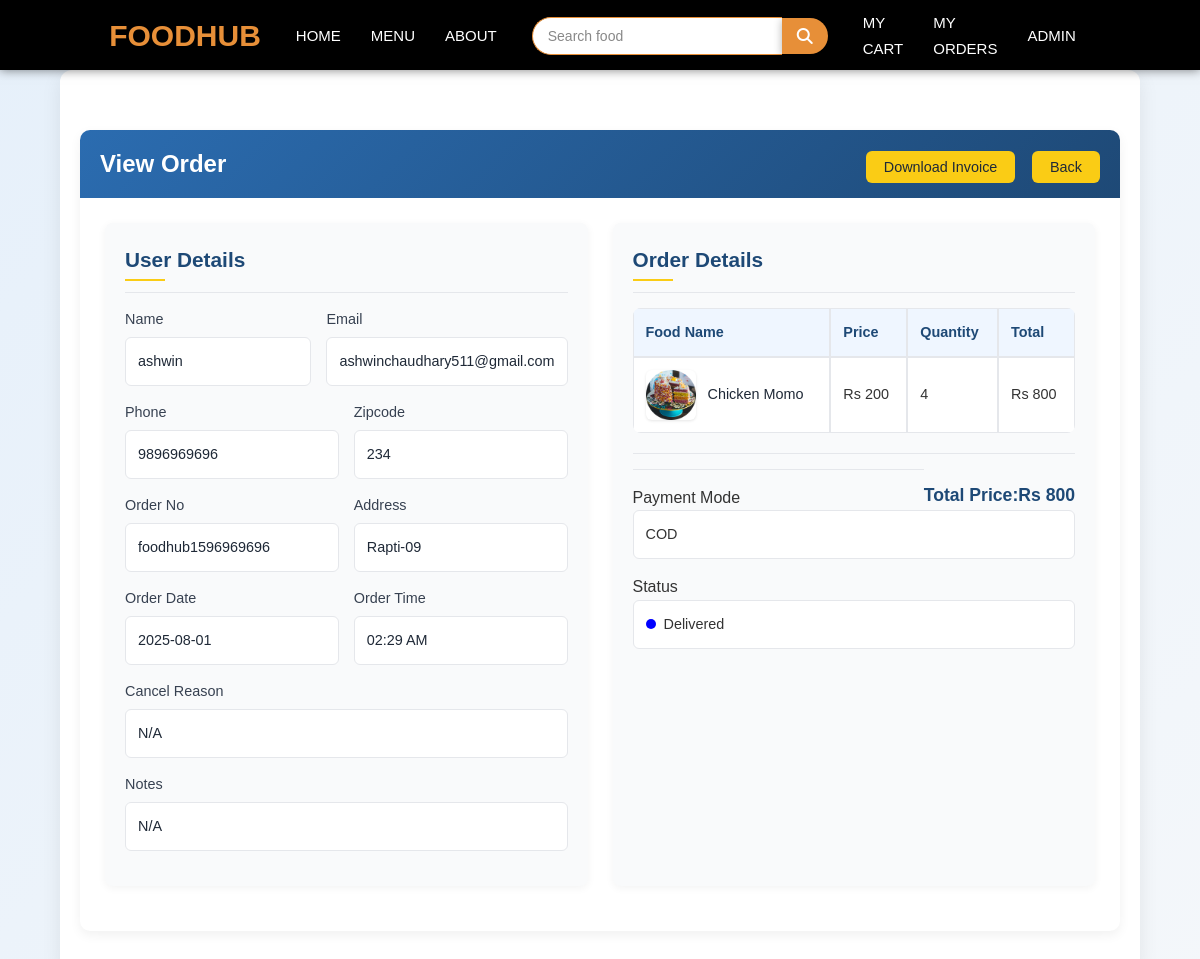
The app's page /view_order.php?o=foodhub1596969696 (signed in) with its own data.
### tables this page shows
CREATE TABLE `orders` (
  `id` int(11) NOT NULL,
  `order_no` varchar(200) NOT NULL,
  `customer_id` int(11) NOT NULL,
  `name` varchar(200) NOT NULL,
  `email` varchar(200) NOT NULL,
  `phone` varchar(200) NOT NULL,
  `zipcode` varchar(200) NOT NULL,
  `address` varchar(200) NOT NULL,
  `total_price` int(11) NOT NULL,
  `payment_mode` varchar(200) NOT NULL,
  `notes` mediumtext NOT NULL,
  `cancel_reason` mediumtext NOT NULL,
  `status` int(11) NOT NULL DEFAULT 0,
  `created_at` timestamp NOT NULL DEFAULT current_timestamp() ON UPDATE current_timestamp()
);

CREATE TABLE `order_items` (
  `id` int(11) NOT NULL,
  `order_id` int(11) NOT NULL,
  `food_items_id` int(11) NOT NULL,
  `quantity` int(11) NOT NULL,
  `price` int(11) NOT NULL,
  `created_at` timestamp NOT NULL DEFAULT current_timestamp() ON UPDATE current_timestamp()
);

CREATE TABLE `food_items` (
  `id` int(11) NOT NULL,
  `menu_id` int(11) NOT NULL,
  `name` varchar(200) NOT NULL,
  `slug` varchar(200) NOT NULL,
  `description` mediumtext NOT NULL,
  `image` varchar(200) NOT NULL,
  `quantity` int(11) NOT NULL,
  `price` int(11) NOT NULL,
  `status` tinyint(4) NOT NULL,
  `trending` tinyint(4) NOT NULL,
  `created_at` timestamp NOT NULL DEFAULT current_timestamp() ON UPDATE current_timestamp()
);

### functions/userfunctions.php (called while the page is built, shortened)
<?php
include('config/dbcon.php');
function checkOrderNoValid($orderNo)
{
    global $con;
    $customer_id = $_SESSION['auth_user']['user_id'];
    $query = "SELECT * FROM orders WHERE order_no='$orderNo' AND customer_id='$customer_id' ";
    return mysqli_query($con, $query);
}
?>

### view_order.php (the view, shortened to what this page needs)
<?php
include('functions/userfunctions.php');
include('includes/header.php');
if (isset($_GET['o'])) {
    $order_no = mysqli_real_escape_string($con, $_GET['o']);
    $orderData = checkOrderNoValid($order_no);
} else {
    echo '<div style="background: #f8d7da; color: #721c24; padding: 15px; border-radius: 5px;">Order number not provided.</div>';
    die();
}
$data = mysqli_fetch_array($orderData);
$statusMap = [
    0 => ['class' => 'under-process', 'text' => 'Under Process'],
    1 => ['class' => 'out-for-delivery', 'text' => 'Out for Delivery'],
    2 => ['class' => 'delivered', 'text' => 'Delivered'],
    3 => ['class' => 'cancelled', 'text' => 'Cancelled'],
];
$statusClass = isset($data['status']) && array_key_exists($data['status'], $statusMap)
    ? $statusMap[$data['status']]['class']
    : 'cancelled';
$statusText = isset($data['status']) && array_key_exists($data['status'], $statusMap)
    ? $statusMap[$data['status']]['text']
    : 'Unknown';
try {
    $dateTime = new DateTime($data['created_at'], new DateTimeZone('Asia/Kathmandu'));
    $order_date = $dateTime->format('Y-m-d');
    $order_time = $dateTime->format('h:i A');
} catch (Exception $e) {
    $order_date = htmlspecialchars($data['created_at']);
    $order_time = 'N/A';
}
?>
<div class="section">
    <div class="container">
        <div class="order-container">
            <div class="order-section">
                <div class="order-header">
                    <span>View Order</span>
                    <div>
                        <a href="generate_invoice.php?o=<?= htmlspecialchars($order_no); ?>" class="invoice-button" target="_blank">Download Invoice</a>
                        <a href="my_orders.php" class="back-button" aria-label="Back to My Orders">Back</a>
                    </div>
                </div>
                <div class="order-body">
                    <div class="user-details">
                        <h4>User Details</h4>
                        <hr>
                        <div class="detail-row">
                            <div class="detail-item">
                                <label>Name</label>
                                <div class="detail-box"><?= htmlspecialchars($data['name']); ?></div>
                            </div>
                            <div class="detail-item">
                                <label>Email</label>
                                <div class="detail-box"><?= htmlspecialchars($data['email']); ?></div>
                            </div>
                        </div>
                        <div class="detail-row">
                            <div class="detail-item">
                                <label>Phone</label>
                                <div class="detail-box"><?= htmlspecialchars($data['phone']); ?></div>
                            </div>
                            <div class="detail-item">
                                <label>Zipcode</label>
                                <div class="detail-box"><?= htmlspecialchars($data['zipcode']); ?></div>
                            </div>
                        </div>
                        <div class="detail-row">
                            <div class="detail-item">
                                <label>Order No</label>
                                <div class="detail-box"><?= htmlspecialchars($data['order_no']); ?></div>
                            </div>
                            <div class="detail-item">
                                <label>Address</label>
                                <div class="detail-box"><?= htmlspecialchars($data['address']); ?></div>
                            </div>
                        </div>
                        <div class="detail-row">
                            <div class="detail-item">
                                <label>Order Date</label>
                                <div class="detail-box"><?= htmlspecialchars($order_date); ?></div>
                            </div>
                            <div class="detail-item">
                                <label>Order Time</label>
                                <div class="detail-box"><?= htmlspecialchars($order_time); ?></div>
                            </div>
                        </div>
                        <div class="detail-row single">
                            <div class="detail-item">
                                <label>Cancel Reason</label>
                                <div class="detail-box"><?= htmlspecialchars($data['cancel_reason'] ?: 'N/A'); ?></div>
                            </div>
                        </div>
                        <div class="detail-row single">
                            <div class="detail-item">
                                <label>Notes</label>
                                <div class="detail-box"><?= htmlspecialchars($data['notes'] ?: 'N/A'); ?></div>
                            </div>
                        </div>
                    </div>
                    <div class="order-details">
                        <h4>Order Details</h4>
                        <hr>
                        <table class="order-table">
                            <thead>
                                <tr>
                                    <th>Food Name</th>
                                    <th>Price</th>
                                    <th>Quantity</th>
                                    <th>Total</th>
                                </tr>
                            </thead>
                            <tbody>
                                <?php
                                $customer_id = $_SESSION['auth_user']['user_id'];
                                $order_query = "SELECT o.id as oid, o.order_no, o.customer_id, oi.*, oi.quantity as order_quantity, f.*
                                    FROM orders o, order_items oi, food_items f
                                    WHERE o.customer_id='$customer_id' AND oi.order_id=o.id AND f.id=oi.food_items_id
                                    AND o.order_no='$order_no'";
                                $order_query_run = mysqli_query($con, $order_query);
                                if (mysqli_num_rows($order_query_run) == 0) {
                                    echo '<tr><td colspan="4">No items found for this order.</td></tr>';
                                } else {
                                    foreach ($order_query_run as $item) {
                                        $item_total = $item['order_quantity'] * $item['price'];
                                        ?>
                                        <tr>
                                            <td>
                                                <div class="food-item">
                                                    <img src="http://localhost/Food/Uploads/<?= htmlspecialchars($item['image']); ?>" width="50px" height="50px" alt="<?= htmlspecialchars($item['name']); ?>" loading="lazy">
                                                    <span class="food-name"><?= htmlspecialchars($item['name']); ?></span>
                                                </div>
                                            </td>
                                            <td>Rs <?= htmlspecialchars($item['price']); ?></td>
                                            <td><?= htmlspecialchars($item['order_quantity']); ?></td>
                                            <td>Rs <?= number_format($item_total); ?></td>
                                        </tr>
                                        <?php
                                    }
                                }
                                ?>
                            </tbody>
                        </table>
                        <hr>
                        <div class="total-price">
                            <span>Total Price: </span>
                            <span>Rs <?= htmlspecialchars($data['total_price']); ?></span>
                        </div>
                        <hr>
                        <label>Payment Mode</label>
                        <div class="payment-mode"><?= htmlspecialchars($data['payment_mode']); ?></div>
                        <label>Status</label>
                        <div class="status-box <?= htmlspecialchars($statusClass) ?>">
                            <?= htmlspecialchars($statusText) ?>
                        </div>
                    </div>
                </div>
            </div>
        </div>
    </div>
</div>
<?php include('includes/footer.php'); ?>

### assets/css/style.css (style rules this page uses)
* { margin: 0; padding: 0; box-sizing: border-box; font-family: sans-serif; text-decoration: none; list-style: none; }
html { scroll-behavior: smooth; }
body { padding-top: 40px; }

### assets/css/style2.css (style rules this page uses)
* { box-sizing: border-box; margin: 0; padding: 0; }
body { font-family: Arial, sans-serif; line-height: 1.6; }
.container { max-width: 1400px; margin: 0 auto; padding: 0 15px; }
hr { border: 0; border-top: 1px solid #ddd; margin: 1rem 0; }
* { margin: 0; padding: 0; box-sizing: border-box; }
body { font-family: 'Inter', -apple-system, BlinkMacSystemFont, 'Segoe UI', Roboto, sans-serif; line-height: 1.6; color: #333; background-color: #f5f7fa; }
.container { max-width: 1280px; margin: 0 auto; padding: 0 1rem; }
.container { max-width: 1200px; margin: 0 auto; padding: 0 15px; }
.total-price { float: right; font-weight: bold; }

### assets/css/style3.css (style rules this page uses)
* { box-sizing: border-box; margin: 0; padding: 0; }
body { font-family: 'Poppins', sans-serif; background: linear-gradient(135deg, #e6f0fa 0%, #f4f7fa 100%); padding-top: 70px; line-height: 1.6; }
.section { width: 90%; max-width: 1200px; margin: 0 auto; padding: 30px 20px; background: #ffffff; border-radius: 12px; box-shadow: 0 6px 20px rgba(0, 0, 0, 0.08); margin-bottom: 30px; }
.container { width: 100%; max-width: 100%; padding: 0 15px; }

### records on screen
orders: name "ashwin", email "ashwinchaudhary511@gmail.com", phone "9896969696", zipcode "234", order_no "foodhub1596969696", address "Rapti-09", created_at "2025-08-01", created_at "02:29 AM", cancel_reason "N/A", notes "N/A", total_price "800", payment_mode "COD", status "Delivered"
order_items: food_items.image (picture), food_items.name "Chicken Momo", food_items.price "200", quantity "4", quantity.price "800"

### other values on screen
$_SESSION['auth_user']['name'] "ADMIN"
